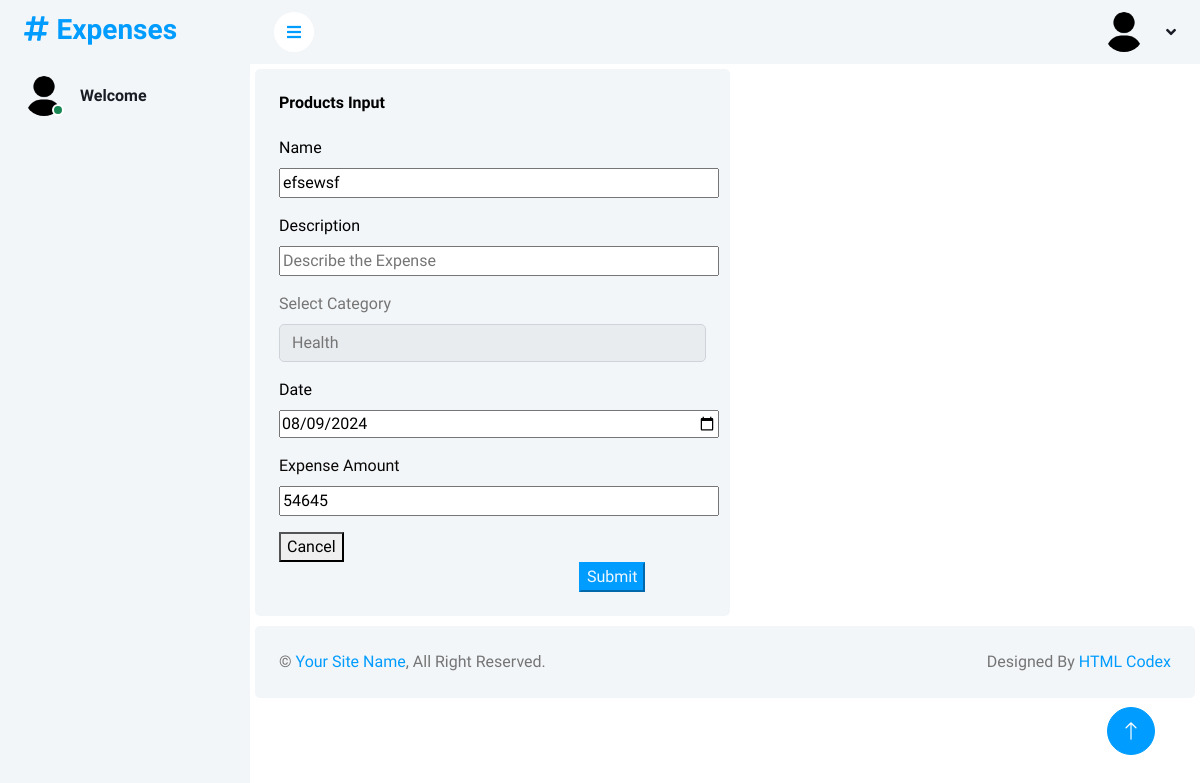
/edit/int14, run on the app's committed database.
### app/models.py (models this page shows, shortened)
class Expenses(models.Model):
        CATEGORY_CHOICES = [
        ('Health', 'Health'),
        ('Electronics', 'Electronics'),
        ('Travel', 'Travel'),
        ('Education', 'Education'),
        ('Books', 'Books'),
        ('Others', 'Others'),
    ]
        name=models.CharField(max_length=140)
        date=models.DateField()
        category=models.CharField(max_length=25,choices=CATEGORY_CHOICES)
        description = models.TextField(blank=True)
        amount = models.PositiveIntegerField()
        created_by = models.ForeignKey(User, on_delete=models.CASCADE)
        created_at = models.DateTimeField(default=timezone.now)
        updated_at = models.DateTimeField(auto_now=True)

### app/views.py (the view)
# urls.py: path('edit/int<editid>',views.edit,name='edit'),
def edit(request,editid):
    run=Expenses.objects.filter(id=editid)
    cat=Expenses.objects.all()
    context={
        'run':run,
        'cat':cat,
        'categories': [i[0] for i in Expenses.CATEGORY_CHOICES]
    }
    return render(request,'edit.html',context)

### app/templates/edit.html (shortened to what this page needs)
{% extends 'home.html' %}
|{% load static %}
{% block admin %}
<div style="margin: 5px; ;" class="col-sm-12 col-xl-6">
	<div  class="bg-light rounded h-100 p-4">
		<h6 style="color: rgb(0, 0, 0);" class="mb-4">Products Input</h6>
		{% for i in run %}
		<form action="{% url 'update' i.id %}" method="post" enctype="multipart/form-data">
			<div class="mb-3">
				<label for="formFileMultiple" style="color: rgb(0, 0, 0);" class="form-label">Name</label>
				<div class="form-group">
                    <input  style="width: 440px;" class="input" type="text" name="name" value="{{i.name}}" placeholder="Name of Expenses">
                </div>
            </div>
			<div class="mb-3">
                <label for="formFileMultiple" style="color: rgb(0, 0, 0);" class="form-label">Description </label>
				<div class="form-group">
					<input  style="width: 440px;" class="input" type="text" name="description" value="{{ i.description }}" placeholder="Describe the Expense ">
				</div>
			</div>
            <div class="mb-3 "  >
				<label for="select category" class="form-label"> Select Category</label>
				<select name="category" class="form-control" id="">
                    {% for category in categories %}
                        {% if category == i.category %}
                        <option value="{{ category }}" selected>{{ category }}</option>
                        {% else %}
                        <option value="{{ category }}">{{ category }}</option>
                        {% endif %}
                    {% endfor %}
				</select>
			</div>
            <div class="mb-3">
                <label for="formFileMultiple" style="color: rgb(0, 0, 0);" class="form-label">Date </label>
				<div class="form-group">
					<input  style="width: 440px;" class="input" type="date" name="date" value="{{ i.date|date:'Y-m-d'  }}" placeholder="Date of Expenses">
				</div>
			</div>
            <div class="mb-3">
                <label for="formFileMultiple" style="color: rgb(10, 8, 6);" class="form-label">Expense Amount</label>
				<div class="form-group">
					<input  style="width: 440px;" class="input" type="text" name="expense" value="{{ i.amount }}" placeholder="Expenses Amount in INR ">
				</div>
			</div>
            <button  type="button" onclick="window.location.href='{% url 'home' %}';">Cancel</button>
			<input  class="btn-primary" style="color: aliceblue; margin-left: 300px;" type="submit" id="update">
		</form>
        {% endfor  %}
	</div>
</div>
{% endblock %}

### app/static/css/style.css (style rules this page uses)
:root { --primary: #009CFF; --light: #F3F6F9; --dark: #191C24; }

### data on the page
Expenses: name "efsewsf", category "Health", date "08/09/2024", expense "54645"
